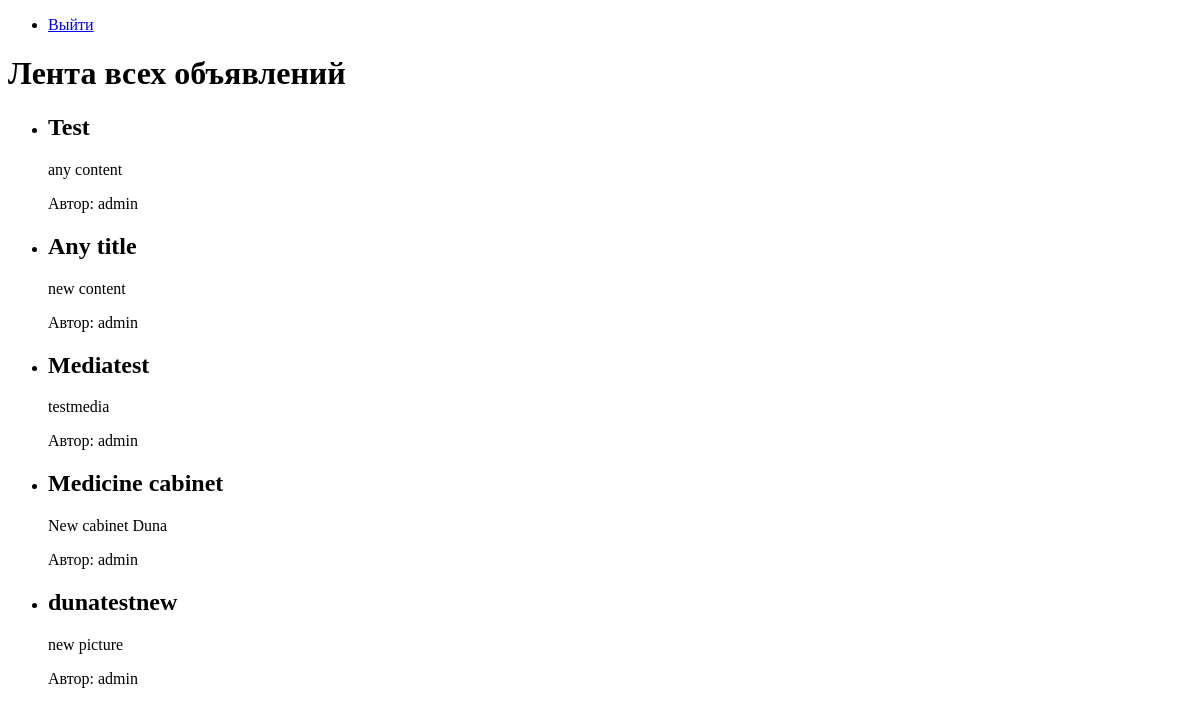
The page / (signed in) on the database as committed earlier.
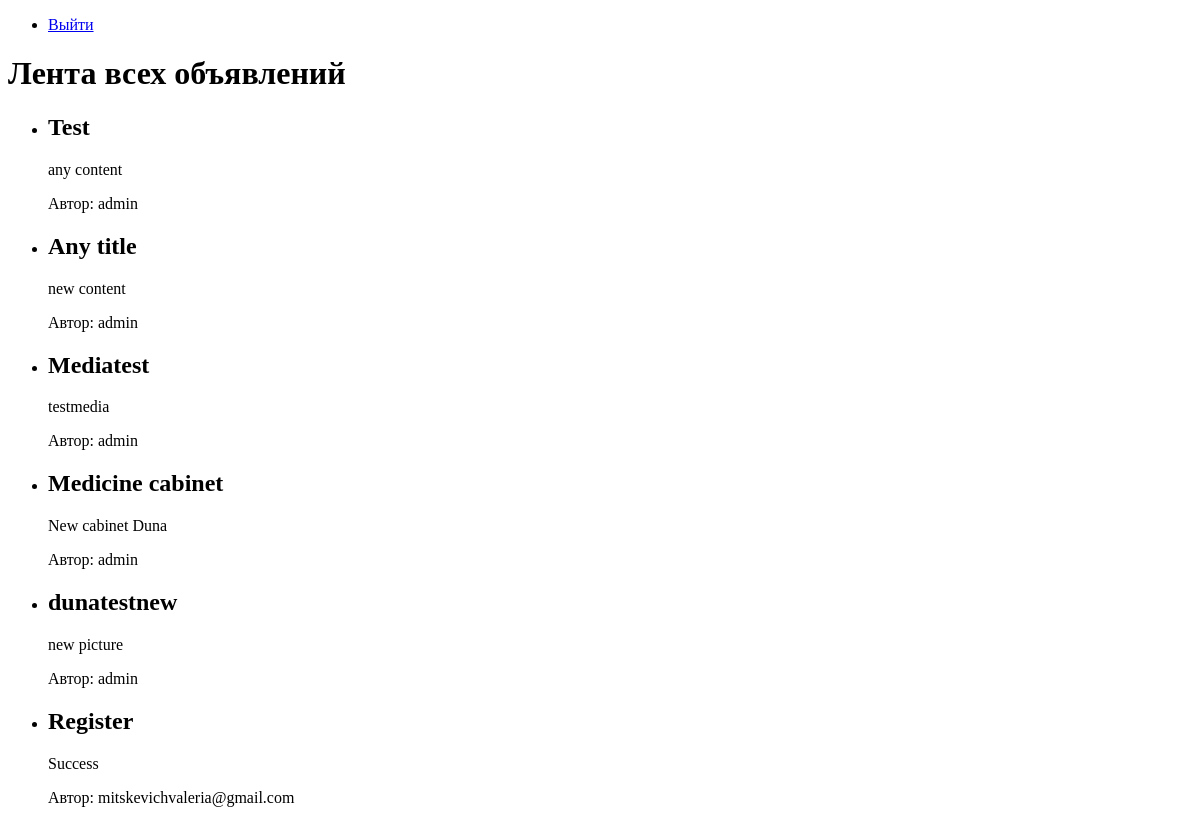
The same page on the database as committed later.
### board/models.py (models this page shows, shortened)
class Advertisement(models.Model):
    user = models.ForeignKey(User, on_delete=models.CASCADE)
    category = models.ForeignKey(Category, on_delete=models.PROTECT)
    title = models.CharField(max_length=200)
    content = RichTextField()  # Заменим TextField на RichTextField
    file = models.FileField(upload_to='media/', blank=True, null=True)  # Добавим поле для медиа-контента
    created_at = models.DateTimeField(auto_now_add=True)

### board/views.py (the view)
# urls.py: path('', views.all_advertisements, name='all_advertisements'),  # Переносим этот URL-шаблон в самое начало списка
def all_advertisements(request):
    if request.user.is_active:
        advertisements = Advertisement.objects.all()
        return render(request, 'all_advertisements.html', {'advertisements': advertisements})
    else:
        return render(request, 'confirmation_sent.html')

### board/templates/all_advertisements.html (shortened to what this page needs)
<!DOCTYPE html>
<html>
<head>
</head>
<body>
    <nav>
        <ul>
            {% if user.is_authenticated %}
                <li><a href="{% url 'logout' %}">Выйти</a></li>
            {% else %}
                <li><a href="{% url 'login' %}">Войти</a></li>
                <li><a href="{% url 'register_user' %}">Зарегистрироваться</a></li>
            {% endif %}
        </ul>
    </nav>
    {% block content %}
    <h1>Лента всех объявлений</h1>
    <ul>
        {% for advertisement in advertisements %}
        <li>
            <h2>{{ advertisement.title }}</h2>
            <p>{{ advertisement.content }}</p>
            <p>Автор: {{ advertisement.user }}</p>
        </li>
        {% endfor %}
    </ul>
    {% endblock %}
</body>
</html>

Rows that differ between the two databases and show on the page:
added Advertisement: title "Register", content "Success", user "mitskevichvaleria@gmail.com"
